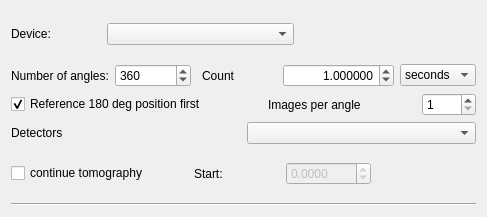
<?xml version="1.0" encoding="UTF-8"?>
<ui version="4.0">
 <class>Form</class>
 <widget class="QWidget" name="Form">
  <property name="geometry">
   <rect>
    <x>0</x>
    <y>0</y>
    <width>487</width>
    <height>217</height>
   </rect>
  </property>
  <property name="windowTitle">
   <string>Form</string>
  </property>
  <layout class="QVBoxLayout" name="verticalLayout">
   <item>
    <layout class="QHBoxLayout" name="horizontalLayout">
     <item>
      <widget class="QLabel" name="label">
       <property name="sizePolicy">
        <sizepolicy hsizetype="Minimum" vsizetype="Preferred">
         <horstretch>0</horstretch>
         <verstretch>0</verstretch>
        </sizepolicy>
       </property>
       <property name="minimumSize">
        <size>
         <width>90</width>
         <height>0</height>
        </size>
       </property>
       <property name="text">
        <string>&lt;html&gt;&lt;head/&gt;&lt;body&gt;&lt;p&gt;Device:&lt;/p&gt;&lt;/body&gt;&lt;/html&gt;</string>
       </property>
      </widget>
     </item>
     <item>
      <widget class="QComboBox" name="device">
       <property name="sizePolicy">
        <sizepolicy hsizetype="MinimumExpanding" vsizetype="Fixed">
         <horstretch>0</horstretch>
         <verstretch>0</verstretch>
        </sizepolicy>
       </property>
       <item>
        <property name="text">
         <string/>
        </property>
       </item>
      </widget>
     </item>
     <item>
      <spacer name="horizontalSpacer_8">
       <property name="orientation">
        <enum>Qt::Horizontal</enum>
       </property>
       <property name="sizeType">
        <enum>QSizePolicy::Fixed</enum>
       </property>
       <property name="sizeHint" stdset="0">
        <size>
         <width>20</width>
         <height>20</height>
        </size>
       </property>
      </spacer>
     </item>
     <item>
      <widget class="QWidget" name="buttons" native="true">
       <property name="minimumSize">
        <size>
         <width>156</width>
         <height>34</height>
        </size>
       </property>
      </widget>
     </item>
    </layout>
   </item>
   <item>
    <layout class="QHBoxLayout" name="horizontalLayout_3">
     <item>
      <widget class="QLabel" name="label_4">
       <property name="text">
        <string>Number of angles:</string>
       </property>
      </widget>
     </item>
     <item>
      <widget class="QSpinBox" name="numpoints">
       <property name="accelerated">
        <bool>true</bool>
       </property>
       <property name="minimum">
        <number>1</number>
       </property>
       <property name="maximum">
        <number>99999</number>
       </property>
       <property name="value">
        <number>360</number>
       </property>
      </widget>
     </item>
     <item>
      <spacer name="horizontalSpacer_6">
       <property name="orientation">
        <enum>Qt::Horizontal</enum>
       </property>
       <property name="sizeType">
        <enum>QSizePolicy::Fixed</enum>
       </property>
       <property name="sizeHint" stdset="0">
        <size>
         <width>5</width>
         <height>1</height>
        </size>
       </property>
      </spacer>
     </item>
     <item>
      <widget class="QLabel" name="label_5">
       <property name="minimumSize">
        <size>
         <width>50</width>
         <height>0</height>
        </size>
       </property>
       <property name="text">
        <string>Count</string>
       </property>
      </widget>
     </item>
     <item>
      <widget class="QDoubleSpinBox" name="preset">
       <property name="alignment">
        <set>Qt::AlignRight|Qt::AlignTrailing|Qt::AlignVCenter</set>
       </property>
       <property name="decimals">
        <number>6</number>
       </property>
       <property name="minimum">
        <double>0.000001000000000</double>
       </property>
       <property name="maximum">
        <double>1000000.000000000000000</double>
       </property>
       <property name="value">
        <double>1.000000000000000</double>
       </property>
      </widget>
     </item>
     <item>
      <widget class="QComboBox" name="presetunit">
       <item>
        <property name="text">
         <string>seconds</string>
        </property>
       </item>
       <item>
        <property name="text">
         <string>minutes</string>
        </property>
       </item>
      </widget>
     </item>
    </layout>
   </item>
   <item>
    <layout class="QHBoxLayout" name="horizontalLayout_4">
     <item>
      <widget class="QCheckBox" name="refFirst">
       <property name="toolTip">
        <string>Should the 180 deg reference image in front of the tomography or not</string>
       </property>
       <property name="text">
        <string>Reference 180 deg position first</string>
       </property>
       <property name="checked">
        <bool>true</bool>
       </property>
      </widget>
     </item>
     <item>
      <spacer name="horizontalSpacer_9">
       <property name="orientation">
        <enum>Qt::Horizontal</enum>
       </property>
       <property name="sizeType">
        <enum>QSizePolicy::MinimumExpanding</enum>
       </property>
       <property name="sizeHint" stdset="0">
        <size>
         <width>40</width>
         <height>20</height>
        </size>
       </property>
      </spacer>
     </item>
     <item>
      <widget class="QLabel" name="label_3">
       <property name="text">
        <string>Images per angle</string>
       </property>
      </widget>
     </item>
     <item>
      <spacer name="horizontalSpacer_7">
       <property name="orientation">
        <enum>Qt::Horizontal</enum>
       </property>
       <property name="sizeType">
        <enum>QSizePolicy::Expanding</enum>
       </property>
       <property name="sizeHint" stdset="0">
        <size>
         <width>13</width>
         <height>13</height>
        </size>
       </property>
      </spacer>
     </item>
     <item>
      <widget class="QSpinBox" name="imgPerAngle">
       <property name="accelerated">
        <bool>true</bool>
       </property>
       <property name="minimum">
        <number>1</number>
       </property>
       <property name="maximum">
        <number>1000</number>
       </property>
      </widget>
     </item>
    </layout>
   </item>
   <item>
    <layout class="QHBoxLayout" name="horizontalLayout_5">
     <item>
      <widget class="QLabel" name="label_6">
       <property name="text">
        <string>Detectors</string>
       </property>
      </widget>
     </item>
     <item>
      <widget class="QComboBox" name="detectors">
       <property name="locale">
        <locale language="C" country="AnyCountry"/>
       </property>
       <item>
        <property name="text">
         <string/>
        </property>
       </item>
      </widget>
     </item>
    </layout>
   </item>
   <item>
    <layout class="QHBoxLayout" name="horizontalLayout_2">
     <item>
      <widget class="QCheckBox" name="contBox">
       <property name="text">
        <string>continue tomography</string>
       </property>
      </widget>
     </item>
     <item>
      <spacer name="horizontalSpacer_2">
       <property name="orientation">
        <enum>Qt::Horizontal</enum>
       </property>
       <property name="sizeType">
        <enum>QSizePolicy::Fixed</enum>
       </property>
       <property name="sizeHint" stdset="0">
        <size>
         <width>40</width>
         <height>20</height>
        </size>
       </property>
      </spacer>
     </item>
     <item>
      <widget class="QLabel" name="label_2">
       <property name="minimumSize">
        <size>
         <width>50</width>
         <height>0</height>
        </size>
       </property>
       <property name="text">
        <string>Start:</string>
       </property>
      </widget>
     </item>
     <item>
      <widget class="QDoubleSpinBox" name="start">
       <property name="enabled">
        <bool>false</bool>
       </property>
       <property name="accelerated">
        <bool>true</bool>
       </property>
       <property name="decimals">
        <number>4</number>
       </property>
       <property name="minimum">
        <double>-720.000000000000000</double>
       </property>
       <property name="maximum">
        <double>720.000000000000000</double>
       </property>
      </widget>
     </item>
     <item>
      <widget class="QLabel" name="unit1">
       <property name="enabled">
        <bool>false</bool>
       </property>
       <property name="text">
        <string/>
       </property>
      </widget>
     </item>
     <item>
      <spacer name="horizontalSpacer_5">
       <property name="orientation">
        <enum>Qt::Horizontal</enum>
       </property>
       <property name="sizeType">
        <enum>QSizePolicy::Fixed</enum>
       </property>
       <property name="sizeHint" stdset="0">
        <size>
         <width>13</width>
         <height>13</height>
        </size>
       </property>
      </spacer>
     </item>
    </layout>
   </item>
   <item>
    <widget class="Line" name="line">
     <property name="orientation">
      <enum>Qt::Horizontal</enum>
     </property>
    </widget>
   </item>
  </layout>
 </widget>
 <tabstops>
  <tabstop>device</tabstop>
  <tabstop>numpoints</tabstop>
  <tabstop>preset</tabstop>
 </tabstops>
 <resources>
  <include location="../../../../resources/nicos-gui.qrc"/>
 </resources>
 <connections>
  <connection>
   <sender>contBox</sender>
   <signal>clicked(bool)</signal>
   <receiver>start</receiver>
   <slot>setEnabled(bool)</slot>
   <hints>
    <hint type="sourcelabel">
     <x>87</x>
     <y>184</y>
    </hint>
    <hint type="destinationlabel">
     <x>340</x>
     <y>184</y>
    </hint>
   </hints>
  </connection>
 </connections>
</ui>
